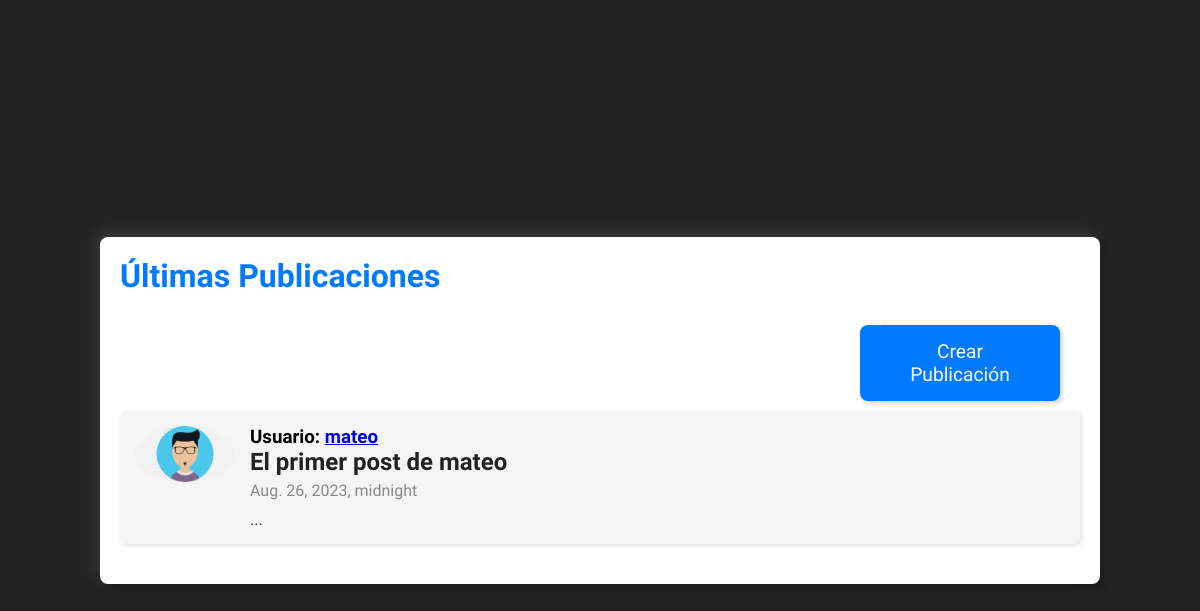
Page /feed/ (signed in) on the earlier database version.
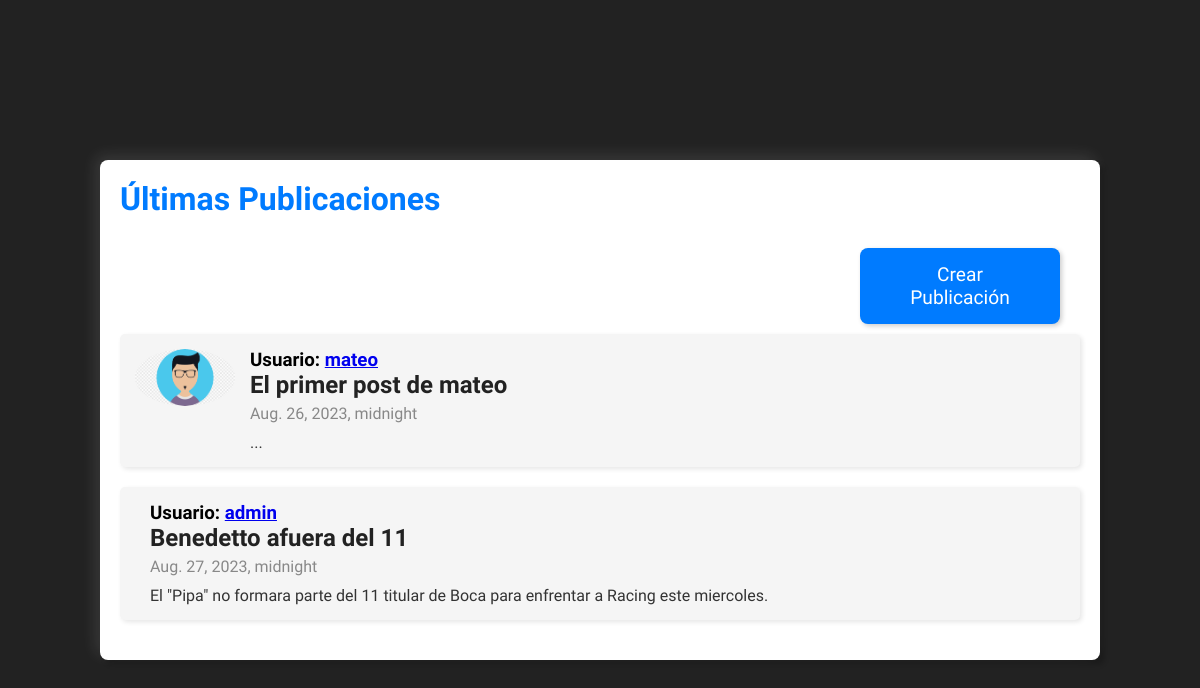
Same page on the later database version.
### sitio/models.py (models this page shows, shortened)
class Post(models.Model):
    user = models.ForeignKey(User, on_delete=models.CASCADE, related_name='posts',null = True, blank = True)
    titulo = models.CharField(max_length=50)
    texto = models.CharField(max_length=500)
    fecha = models.DateTimeField()
    verificado = models.BooleanField(default=False)

class Profile(models.Model):
    user = models.ForeignKey(User, on_delete=models.CASCADE,null = True, blank = True)
    image = models.ImageField(default='user.png')
    posicion = models.ForeignKey(Posicion, on_delete=models.CASCADE, null=True, blank=True)
    nivel = models.ForeignKey(Nivel, on_delete=models.CASCADE, null=True, blank=True)
    edad = models.IntegerField(null=True, blank=True)

### sitio/views.py (the view)
# urls.py: path('feed/', views.feed),
@login_required
def feed(request):
    posts = Post.objects.order_by("fecha")
    return render(request, 'feed.html',{'lista_posts': posts})

### sitio/templates/feed.html (shortened to what this page needs)
{% load static %}
<!DOCTYPE html>
<html>
<head>
    <link rel="stylesheet" type="text/css" href='{% static "css/style_feedpage.css" %}'>
</head>
<body>
    <div class="feed-container">
        <h1 class="feed-title">Últimas Publicaciones</h1>
        <div class="header">
            <div class="header-buttons">
                <button onclick="window.location.href='/publicacion'">Crear Publicación</button>
            </div>
        </div>
        <div class="feed-posts">
            {% for post in lista_posts %}
                <div class="feed-post">
                    <div class="user-image">
                        <img src = "{{post.user.profile_set.get.image.url}}">
                    </div>
                <div class="post-content">
                    <h3 class="post-user"> Usuario: <a href= /profile/{{post.user}}>{{post.user}}</a></h3>
                    <h3 class="post-title">{{ post.titulo }}</h3>
                    <p class="post-date">{{ post.fecha }}</p>
                    <p class="post-text">{{ post.texto }}</p>
                </div>
                </div>
            {% endfor %}
        </div>
    </div>
</body>
</html>

Differences in the rows shown:
added Post: user "admin", titulo "Benedetto afuera del 11", fecha "Aug. 27, 2023, midnight", texto "El \"Pipa\" no formara parte del 11 titular de Boca para enfrentar a Racing este miercoles."
